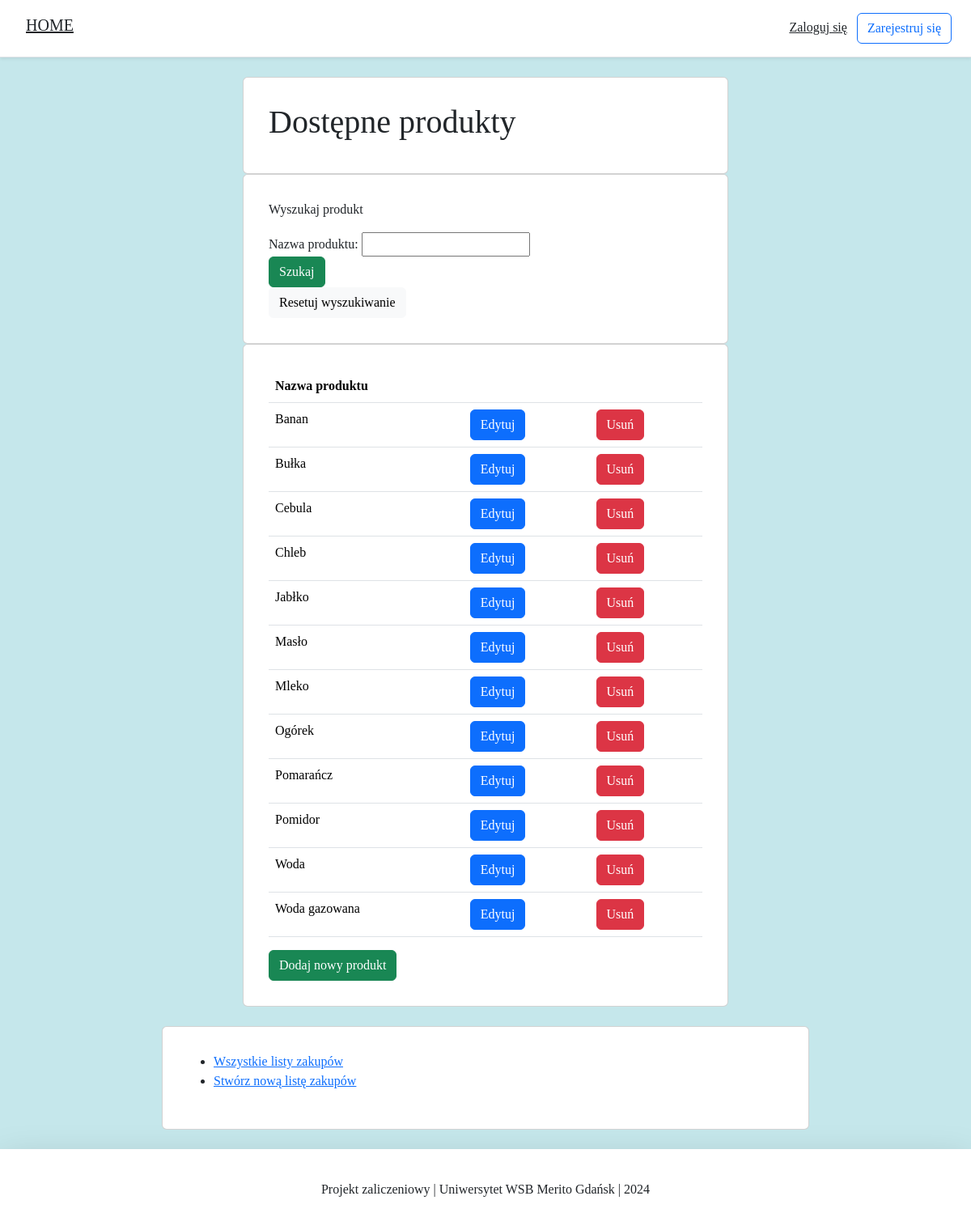
Before: /products/ with the older database file.
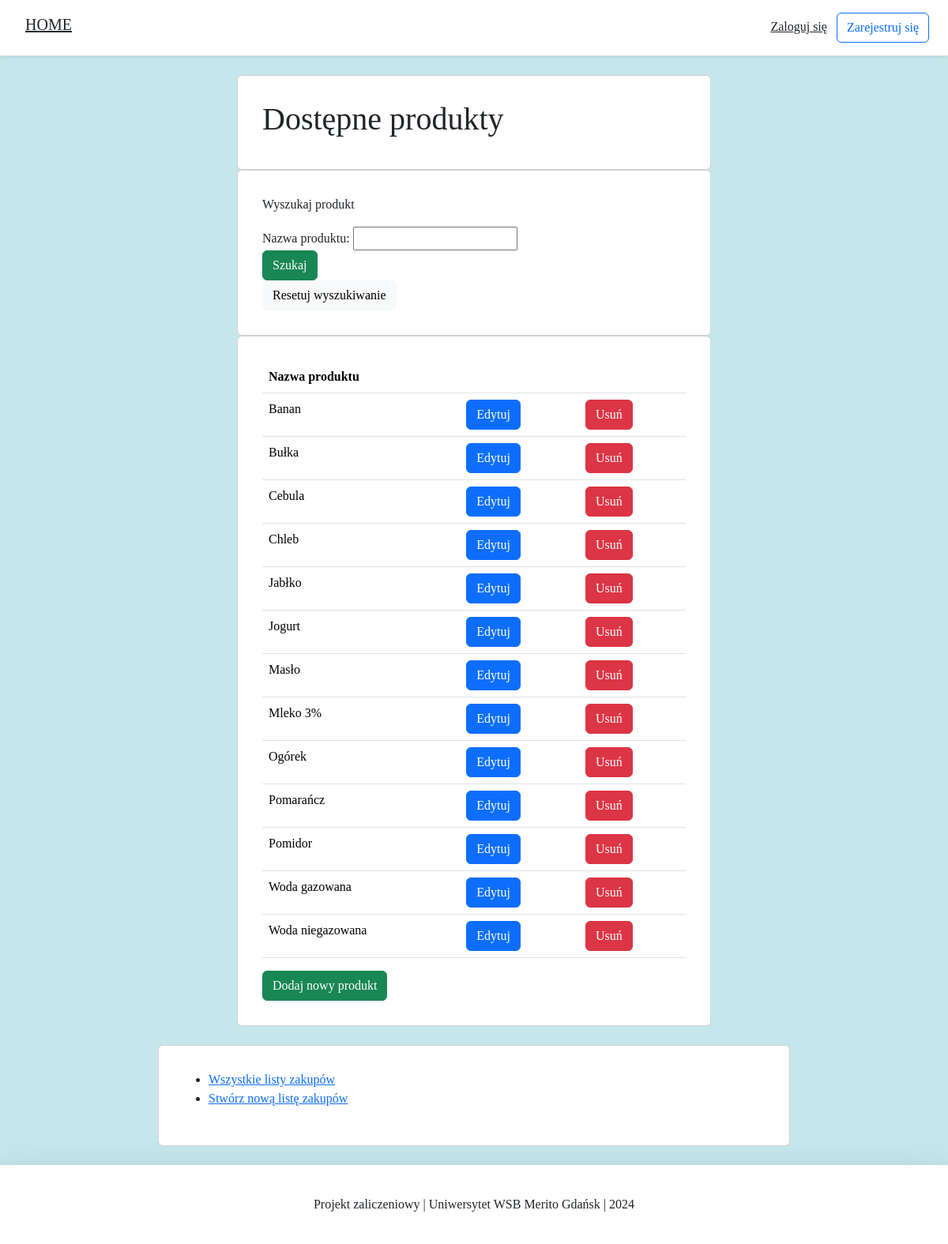
After: the same page with the newer database file.
### products/models.py (models this page shows, shortened)
class Products(models.Model):
    product_name = models.CharField(max_length=30, verbose_name="Nazwa produktu", unique=True,
                                    error_messages={'unique': 'Taki produkt już istnieje!'})
    class Meta:
        verbose_name_plural = "Produkty"

### products/views.py (the view, shortened to what this page needs)
# urls.py: path('products/', ProductsListView.as_view(), name='products'),
class ProductsListView(ListView):
    model = Products
    template_name = 'all_products.html'
    context_object_name = 'my_products'
    def get_queryset(self):
        return Products.objects.all().order_by("product_name")
    def get_context_data(self, **kwargs):
        context = super(ProductsListView, self).get_context_data(**kwargs)
        context["form"] = ProductsForm(self.request.POST or None)
        return context

### products/forms.py
class ProductsForm(forms.ModelForm):
    class Meta:
        model = Products
        fields = ('product_name', )

### products/templates/all_products.html (shortened to what this page needs)
{% extends 'base.html' %}
{% load static %}
{% block content %}
<body>
<div class="container">
    <div class="row justify-content-center">
        <div class="card card-main">
            <div class="card-body">
                <h1>Dostępne produkty</h1>
            </div>
        </div>
    </div>
</div>
<div class="container">
    <div class="row justify-content-center">
        <div class="card card-search">
            <div class="card-body">
                <p>Wyszukaj produkt</p>
                <form action="{% url 'products' %}" method="POST">
                    {% for field in form %}
                        <div class="fieldWrapper">
                            {{ field.label_tag }} {{ field }}
                        </div>
                    {% endfor %}
                    <input type="submit" class="btn btn-success" value="Szukaj">
                </form>
                <a href="{% url 'products' %}"  class="btn btn-light">Resetuj wyszukiwanie</a>
            </div>
        </div>
    </div>
</div>
<div class="container">
    <div class="row justify-content-center">
        <div class="card card-main">
            <div class="card-body">
                <table class="table">
                    <thead>
                        <tr>
                            <th>Nazwa produktu</th>
                            <th></th>
                            <th></th>
                        </tr>
                    </thead>
                    <tbody>
                        {% for x in my_products %}
                            <tr>
                                <td>{{ x.product_name }}</td>
                                <td><a href="{% url 'product_change' x.id %}" class="btn btn-primary">Edytuj</a></td>
                                <td><a href="{% url 'product_delete' x.id %}" class="btn btn-danger">Usuń</a></td>
                            </tr>
                        {% endfor %}
                    </tbody>
                </table>
                <a href="{% url 'product_create' %}" class="btn btn-success">Dodaj nowy produkt</a>
            </div>
        </div>
    </div>
</div>
<div class="container mt-4">
    <div class="row justify-content-center">
        <div class="card card-navigate">
            <div class="card-body">
                <ul>
                    <li><a href="{% url 'shopping_list' %}">Wszystkie listy zakupów</a></li>
                    <li><a href="{% url 'create' %}">Stwórz nową listę zakupów</a></li>
                </ul>
            </div>
        </div>
    </div>
</div>
</body>
{% endblock content %}

### products/templates/base.html (shortened to what this page needs)
<!DOCTYPE html>
{% load static %}
<html>
<head>
    <link rel="stylesheet" href="{% static 'bootstrap/css/bootstrap.min.css' %}">
</head>
<body>
{% include 'snippets/header.html' %}
<div class="main">
    {% block content %}
    {% endblock content %}
</div>
{% include 'snippets/footer.html' %}
</body>
</html>

### products/templates/snippets/header.html (shortened to what this page needs)
{% load static %}
<div class="d-flex p-3 px-md-4 mb-4 bg-white border-bottom shadow-sm">
    <div class="d-none d-md-flex flex-row my-auto flex-grow-1 align-items-center">
        <h5 class="mr-3 font-weight-normal justify-content-start">
            <a class="p-2 text-dark" href="{% url 'main' %}">HOME</a>
        </h5>
        <div class="d-flex flex-row-reverse flex-grow-1">
            <nav>
                {% if request.user.is_authenticated %}
                    <div class="d-flex align-items-center p-2">
                        <a class="btn btn-outline-primary ml-2" href="{% url 'logout' %}">Wyloguj się</a>
                    </div>
                {% else %}
                    <a class="p-2 text-dark" href="{% url 'login' %}">Zaloguj się</a>
                    <a class="btn btn-outline-primary" href="{% url 'register' %}">Zarejestruj się</a>
                {% endif %}
            </nav>
        </div>
    </div>
</div>

### products/templates/snippets/footer.html (shortened to what this page needs)
<div class="d-flex flex-row align-items-center footer bg-white shadow-lg mt-4">
    <p class="m-auto">Projekt zaliczeniowy | Uniwersytet WSB Merito Gdańsk | 2024</p>
</div>

### products/templates/snippets/base_css.html (style rules this page uses)
body { background-color: #c5e7eb; font-family: "Segue UI"; font-weight: 380; }
:root { --main-background-color: #c5e7eb; --dark-background-color: #a3d4e3; --secondary-text-color: #808080; --light-primary-text-color: #0080ff; }

### products/templates/base.html (style rules this page uses)
.main { min-height: 100vh; height: 100%; }

### products/templates/all_products.html (style rules this page uses)
.card-main { width: 100%; max-width: 600px; padding: 15px; margin: auto; }
.card-search { width: 100%; max-width: 600px; padding: 15px; margin: auto; }
.card-navigate { width: 100%; max-width: 800px; padding: 15px; margin: auto; }

### products/templates/snippets/footer.html (style rules this page uses)
.footer { min-height: 100px; }

Changed rows visible on the page:
added Products: product_name "Jogurt"
changed Products: product_name "Mleko" → "Mleko 3%"
shown differently, row unchanged: Products "Woda gazowana": moves up the list
changed Products: product_name "Woda" → "Woda niegazowana"
